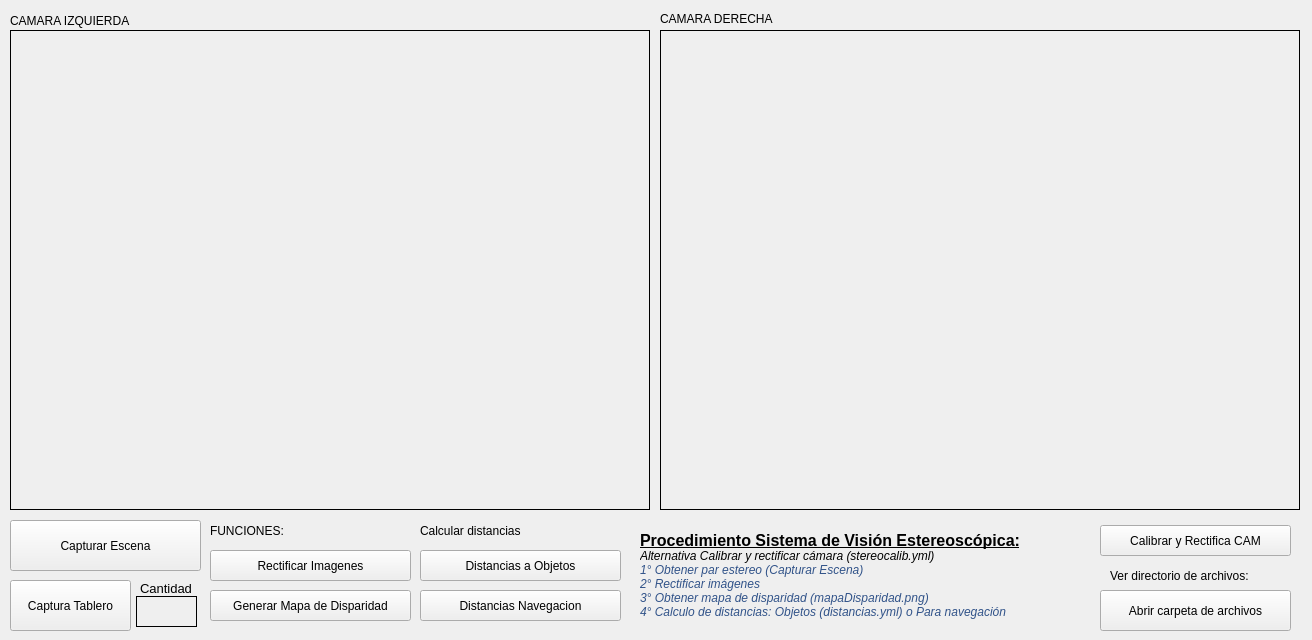
<?xml version="1.0" encoding="UTF-8"?>
<ui version="4.0">
 <class>MainWindow</class>
 <widget class="QMainWindow" name="MainWindow">
  <property name="geometry">
   <rect>
    <x>0</x>
    <y>0</y>
    <width>1312</width>
    <height>640</height>
   </rect>
  </property>
  <property name="minimumSize">
   <size>
    <width>1312</width>
    <height>640</height>
   </size>
  </property>
  <property name="maximumSize">
   <size>
    <width>1312</width>
    <height>640</height>
   </size>
  </property>
  <property name="windowTitle">
   <string>Sistema de Visión Estereoscópica</string>
  </property>
  <widget class="QWidget" name="centralWidget">
   <widget class="QLabel" name="camaraIzquierda">
    <property name="geometry">
     <rect>
      <x>10</x>
      <y>30</y>
      <width>640</width>
      <height>480</height>
     </rect>
    </property>
    <property name="maximumSize">
     <size>
      <width>640</width>
      <height>480</height>
     </size>
    </property>
    <property name="frameShape">
     <enum>QFrame::Box</enum>
    </property>
    <property name="text">
     <string/>
    </property>
   </widget>
   <widget class="QLabel" name="camaraDerecha">
    <property name="geometry">
     <rect>
      <x>660</x>
      <y>30</y>
      <width>640</width>
      <height>480</height>
     </rect>
    </property>
    <property name="maximumSize">
     <size>
      <width>640</width>
      <height>480</height>
     </size>
    </property>
    <property name="frameShape">
     <enum>QFrame::Box</enum>
    </property>
    <property name="text">
     <string/>
    </property>
   </widget>
   <widget class="QLabel" name="label_3">
    <property name="geometry">
     <rect>
      <x>10</x>
      <y>10</y>
      <width>141</width>
      <height>21</height>
     </rect>
    </property>
    <property name="text">
     <string>CAMARA IZQUIERDA</string>
    </property>
   </widget>
   <widget class="QLabel" name="label_4">
    <property name="geometry">
     <rect>
      <x>660</x>
      <y>10</y>
      <width>141</width>
      <height>17</height>
     </rect>
    </property>
    <property name="text">
     <string>CAMARA DERECHA</string>
    </property>
   </widget>
   <widget class="QPushButton" name="capturaEscena">
    <property name="geometry">
     <rect>
      <x>10</x>
      <y>520</y>
      <width>191</width>
      <height>51</height>
     </rect>
    </property>
    <property name="toolTip">
     <string>&lt;html&gt;&lt;head/&gt;&lt;body&gt;&lt;p&gt;&lt;br/&gt;&lt;/p&gt;&lt;/body&gt;&lt;/html&gt;</string>
    </property>
    <property name="text">
     <string>Capturar Escena</string>
    </property>
   </widget>
   <widget class="QLabel" name="label_6">
    <property name="geometry">
     <rect>
      <x>210</x>
      <y>520</y>
      <width>191</width>
      <height>21</height>
     </rect>
    </property>
    <property name="text">
     <string>FUNCIONES:</string>
    </property>
   </widget>
   <widget class="QPushButton" name="rectificarImagenes">
    <property name="geometry">
     <rect>
      <x>210</x>
      <y>550</y>
      <width>201</width>
      <height>31</height>
     </rect>
    </property>
    <property name="text">
     <string>Rectificar Imagenes</string>
    </property>
   </widget>
   <widget class="QPushButton" name="mapaDisparidad">
    <property name="geometry">
     <rect>
      <x>210</x>
      <y>590</y>
      <width>201</width>
      <height>31</height>
     </rect>
    </property>
    <property name="text">
     <string>Generar Mapa de Disparidad</string>
    </property>
   </widget>
   <widget class="QPushButton" name="distanciaObjetos">
    <property name="geometry">
     <rect>
      <x>420</x>
      <y>550</y>
      <width>201</width>
      <height>31</height>
     </rect>
    </property>
    <property name="text">
     <string>Distancias a Objetos</string>
    </property>
   </widget>
   <widget class="QLabel" name="label_7">
    <property name="geometry">
     <rect>
      <x>420</x>
      <y>520</y>
      <width>161</width>
      <height>21</height>
     </rect>
    </property>
    <property name="text">
     <string>Calcular distancias</string>
    </property>
   </widget>
   <widget class="QPushButton" name="distanciaNavegacion">
    <property name="geometry">
     <rect>
      <x>420</x>
      <y>590</y>
      <width>201</width>
      <height>31</height>
     </rect>
    </property>
    <property name="text">
     <string>Distancias Navegacion</string>
    </property>
   </widget>
   <widget class="QPushButton" name="abrirDirectorio">
    <property name="geometry">
     <rect>
      <x>1100</x>
      <y>590</y>
      <width>191</width>
      <height>41</height>
     </rect>
    </property>
    <property name="text">
     <string>Abrir carpeta de archivos</string>
    </property>
   </widget>
   <widget class="QLabel" name="label">
    <property name="geometry">
     <rect>
      <x>640</x>
      <y>520</y>
      <width>451</width>
      <height>111</height>
     </rect>
    </property>
    <property name="text">
     <string>&lt;html&gt;&lt;head/&gt;&lt;body&gt;&lt;p&gt;&lt;span style=&quot; font-size:12pt; font-weight:600; text-decoration: underline;&quot;&gt;Procedimiento Sistema de Visión Estereoscópica:&lt;/span&gt;&lt;br/&gt;&lt;span style=&quot; font-style:italic;&quot;&gt;Alternativa Calibrar y rectificar cámara (stereocalib.yml)&lt;/span&gt;&lt;br/&gt;&lt;span style=&quot; font-style:italic; color:#315389;&quot;&gt;1° Obtener par estereo (Capturar Escena)&lt;br/&gt;2° Rectificar imágenes&lt;br/&gt;3° Obtener mapa de disparidad (mapaDisparidad.png)&lt;br/&gt;4° Calculo de distancias: Objetos (distancias.yml) o Para navegación&lt;/span&gt;&lt;/p&gt;&lt;/body&gt;&lt;/html&gt;</string>
    </property>
   </widget>
   <widget class="QLabel" name="label_2">
    <property name="geometry">
     <rect>
      <x>1110</x>
      <y>560</y>
      <width>181</width>
      <height>31</height>
     </rect>
    </property>
    <property name="text">
     <string>Ver directorio de archivos:</string>
    </property>
   </widget>
   <widget class="QPushButton" name="calibrarCAM">
    <property name="geometry">
     <rect>
      <x>1100</x>
      <y>525</y>
      <width>191</width>
      <height>31</height>
     </rect>
    </property>
    <property name="text">
     <string>Calibrar y Rectifica CAM</string>
    </property>
   </widget>
   <widget class="QLabel" name="cantidadCapTab">
    <property name="geometry">
     <rect>
      <x>136</x>
      <y>596</y>
      <width>61</width>
      <height>31</height>
     </rect>
    </property>
    <property name="frameShape">
     <enum>QFrame::Box</enum>
    </property>
    <property name="text">
     <string/>
    </property>
   </widget>
   <widget class="QLabel" name="label_8">
    <property name="geometry">
     <rect>
      <x>140</x>
      <y>580</y>
      <width>61</width>
      <height>17</height>
     </rect>
    </property>
    <property name="text">
     <string>&lt;html&gt;&lt;head/&gt;&lt;body&gt;&lt;p&gt;&lt;span style=&quot; font-size:10pt;&quot;&gt;Cantidad&lt;/span&gt;&lt;/p&gt;&lt;/body&gt;&lt;/html&gt;</string>
    </property>
   </widget>
   <widget class="QPushButton" name="capturaTablero">
    <property name="geometry">
     <rect>
      <x>10</x>
      <y>580</y>
      <width>121</width>
      <height>51</height>
     </rect>
    </property>
    <property name="text">
     <string>Captura Tablero</string>
    </property>
   </widget>
  </widget>
 </widget>
 <layoutdefault spacing="6" margin="11"/>
 <resources/>
 <connections/>
</ui>
